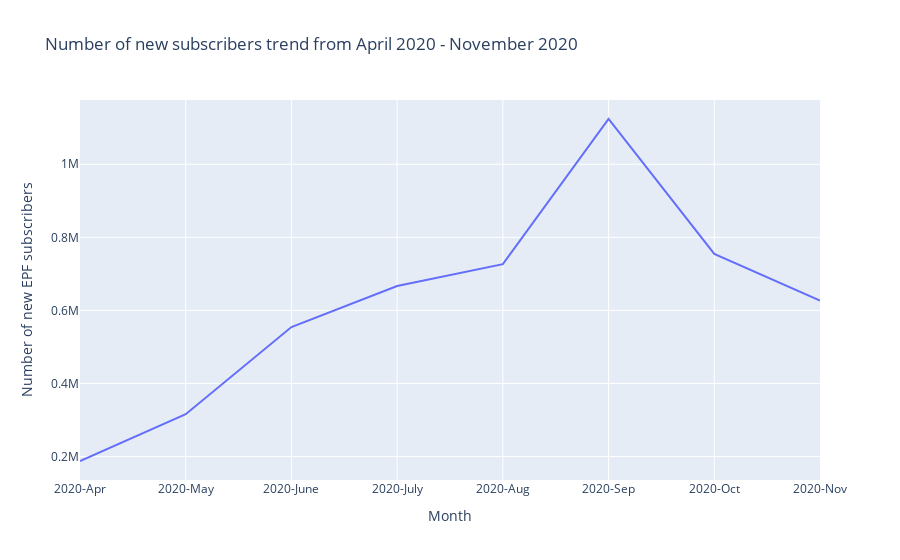

Here is the notebook cell this chart was saved with:
### Markdown cell above
The key moment which is evident from all above illustrations is 2020-2021, which was peak COVID-19 pandemic in India.

### Code cell
fig = px.line(monthly,x="Month",y="Number of new EPF\nsubscribers",title= "Number of new subscribers trend from April 2020 - November 2020")

fig.show()

### Figure 1 — Plotly figure (JSON) as saved in the notebook; plotly's stock layout.template omitted (floating-point values rounded to 4 significant figures)
{"data": [{"hovertemplate": "Month=%{x}<br>Number of new EPF\nsubscribers=%{y}<extra></extra>", "legendgroup": "", "line": {"color": "#636efa", "dash": "solid"}, "marker": {"symbol": "circle"}, "mode": "lines", "name": "", "orientation": "v", "showlegend": false, "type": "scatter", "x": ["2020-Apr", "2020-May", "2020-June", "2020-July", "2020-Aug", "2020-Sep", "2020-Oct", "2020-Nov"], "xaxis": "x", "y": [187817, 315884, 554359, 666640, 726668, 1123965, 754880, 627039], "yaxis": "y"}], "layout": {"legend": {"tracegroupgap": 0}, "title": {"text": "Number of new subscribers trend from April 2020 - November 2020"}, "xaxis": {"anchor": "y", "domain": [0, 1], "title": {"text": "Month"}}, "yaxis": {"anchor": "x", "domain": [0, 1], "title": {"text": "Number of new EPF\nsubscribers"}}}}
